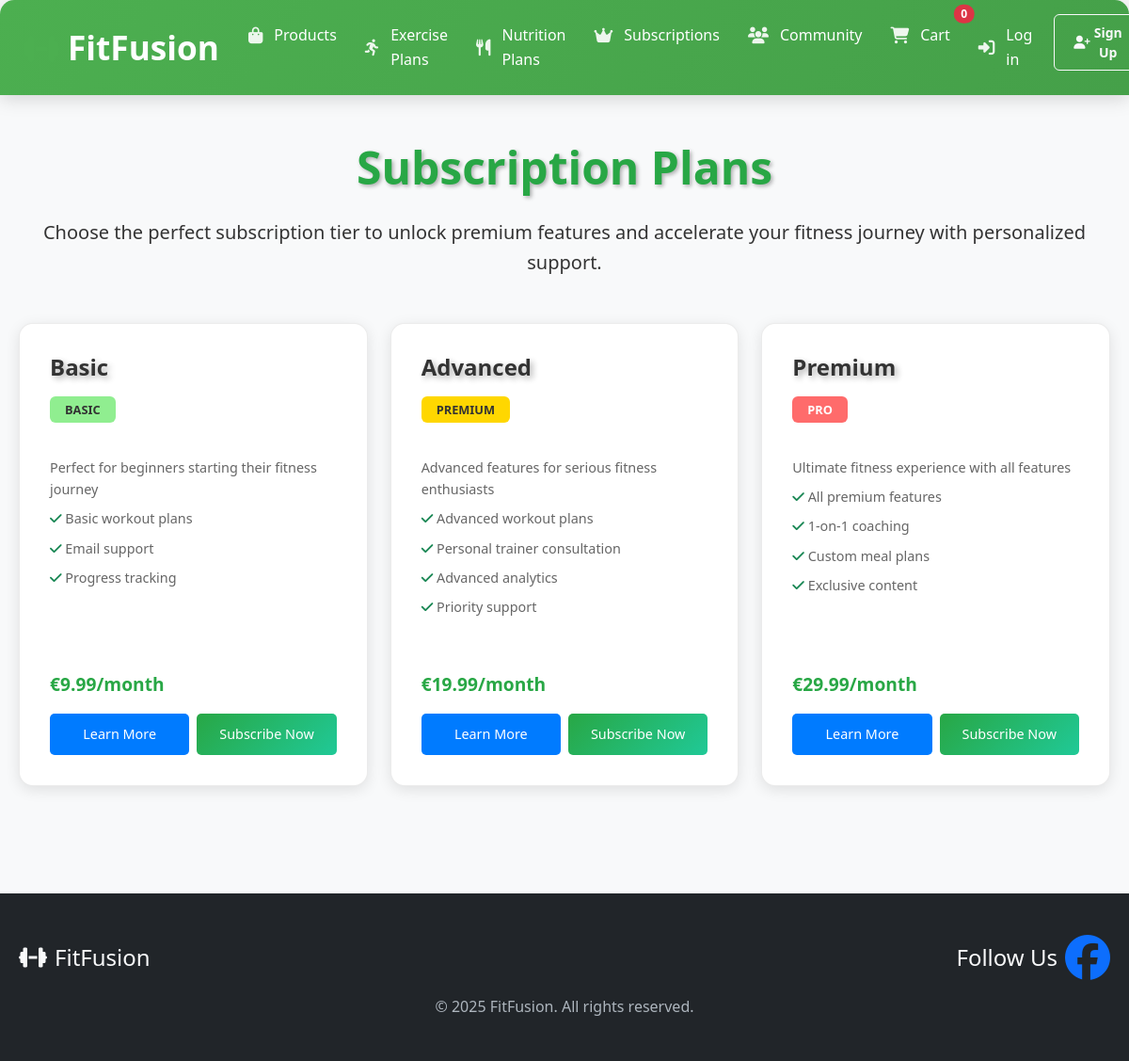
The page /subscriptions/ on the database its author committed.
### subscriptions/models.py (models this page shows, shortened)
class SubscriptionPlan(models.Model):
    name = models.CharField(max_length=100)
    plan_type = models.CharField(
        max_length=10,
        choices=[
            ('BASIC', 'Basic'),
            ('PREMIUM', 'Premium'),
            ('PRO', 'Professional')
        ]
    )
    description = models.TextField()
    price = models.DecimalField(max_digits=10, decimal_places=2)
    duration_months = models.IntegerField(default=1)
    features = models.JSONField(default=list)
    stripe_price_id = models.CharField(max_length=100, blank=True)
    is_active = models.BooleanField(default=True)
    created_at = models.DateTimeField(auto_now_add=True)
    updated_at = models.DateTimeField(auto_now=True)
    class Meta:
        ordering = ['price']

### subscriptions/views.py (the view)
# urls.py: path('', views.SubscriptionPlanListView.as_view(), name='plan_list'),
class SubscriptionPlanListView(ListView):
    model = SubscriptionPlan
    template_name = 'subscriptions/plan_list.html'
    context_object_name = 'plans'
    def get_queryset(self):
        return SubscriptionPlan.objects.filter(is_active=True)
    def get_context_data(self, **kwargs):
        context = super().get_context_data(**kwargs)
        if self.request.user.is_authenticated:
            context['current_subscription'] = UserSubscription.objects.filter(
                user=self.request.user,
                status__in=['ACTIVE', 'TRIAL'],
                end_date__gt=timezone.now()
            ).first()
        context['stripe_public_key'] = settings.STRIPE_PUBLIC_KEY
        return context

### inventory/context_processors.py (called while the page is built)
def cart_count(request):
    cart = request.session.get('cart', {})
    total_items = sum(cart.values())
    return {'cart_count': total_items}

### templates/subscriptions/plan_list.html (shortened to what this page needs)
{% extends 'base.html' %}
{% load static %}
{% block content %}
<div class="container py-5">
    <h1 class="hero-title text-center mb-5">Subscription Plans</h1>
    <p class="lead text-center mb-5">Choose the perfect subscription tier to unlock premium features and accelerate your fitness journey with personalized support.</p>
    <div class="row row-cols-1 row-cols-md-3 g-4">
        {% for plan in plans %}
        <div class="col">
            <div class="plan-card">
                <h2>{{ plan.name }}</h2>
                <div class="plan-badges">
                    <span class="badge difficulty-badge difficulty-{{ plan.plan_type|lower }}">{{ plan.plan_type }}</span>
                </div>
                <p class="description">{{ plan.description }}</p>
                <div class="features">
                    {% for feature in plan.features %}
                    <p class="feature"><i class="fas fa-check text-success"></i> {{ feature }}</p>
                    {% endfor %}
                </div>
                <p class="price">€{{ plan.price }}/month</p>
                <div class="plan-buttons">
                    <a href="{% url 'subscriptions:plan_detail' plan.id %}" class="view-plan-btn">Learn More</a>
                    <form method="POST" action="{% url 'subscriptions:create' plan.id %}" style="display: inline; flex: 1;">
                        <button type="submit" class="subscribe-btn">
                            Subscribe Now
                        </button>
                    </form>
                </div>
            </div>
        </div>
        {% endfor %}
    </div>
</div>
{% endblock %}

### static/inventory/styles.css (style rules this page uses)
:root { --primary-color: #4CAF50; --secondary-color: #2196F3; --danger-color: #ff4444; --text-color: #333; --light-gray: #f8f8f8; --border-color: #ddd; --shadow: 0 2px 4px rgba(0,0,0,0.1); --transition: all 0.3s ease; }
body { font-family: 'Segoe UI', Tahoma, Geneva, Verdana, sans-serif; line-height: 1.6; color: var(--text-color); background-color: #f8f9fa; margin: 0; padding: 0; }
.container { max-width: 1200px; margin: 0 auto; padding: 20px; }
.hero-title { font-size: 3.5rem; font-weight: 900; margin-bottom: 1.5rem; text-shadow: 2px 2px 4px rgba(0,0,0,0.3); }
.plan-card { background: white; border-radius: 10px; padding: 25px; box-shadow: 0 4px 12px rgba(0,0,0,0.15); transition: var(--transition); position: relative; overflow: hidden; border: 1px solid rgba(0,0,0,0.08); }
.plan-card::before { content: ''; position: absolute; top: 0; left: 0; width: 100%; height: 4px; background: var(--primary-color); transform: scaleX(0); transition: var(--transition); }
.plan-card h2 { margin: 0 0 15px 0; color: var(--text-color); font-size: 1.5em; }
.view-plan-btn { display: inline-block; padding: 10px 20px; background: var(--secondary-color); color: white; text-decoration: none; border-radius: 25px; margin-top: 15px; transition: var(--transition); }
.price { color: #666; font-weight: 500; }
.description { margin: 20px 0; white-space: pre-line; }

### templates/subscriptions/plan_list.html (style rules this page uses)
.hero-title { font-size: 3rem !important; font-weight: 900 !important; margin-bottom: 1.5rem !important; color: #28a745 !important; text-shadow: 2px 2px 4px rgba(0,0,0,0.3) !important; }
.plan-card { background: white; border-radius: 15px; padding: 2rem; margin-bottom: 2rem; box-shadow: 0 4px 15px rgba(0,0,0,0.1); transition: transform 0.3s ease, box-shadow 0.3s ease; height: 100%; display: flex; flex-direction: column; }
.plan-card h2 { color: #333; margin-bottom: 1rem; font-weight: 600; font-size: 1.5rem; text-shadow: 3px 3px 6px rgba(0,0,0,0.3); }
.plan-badges { margin-bottom: 1rem; }
.difficulty-badge { color: white; font-size: 0.8rem; padding: 0.5rem 1rem; margin-right: 0.5rem; }
.difficulty-basic { background-color: #90EE90; color: #333; }
.difficulty-premium { background-color: #FFD700; color: #333; }
.difficulty-pro { background-color: #FF6B6B; color: white; }
.plan-card p { color: #666; margin-bottom: 0.5rem; font-size: 0.9rem; }
.plan-card .price { color: #28a745; font-weight: bold; font-size: 1.2rem; margin-bottom: 1rem; }
.features { flex-grow: 1; margin-bottom: 1rem; }
.plan-buttons { display: flex; gap: 0.5rem; margin-top: auto; flex-direction: row; align-items: stretch; width: 100%; }
.view-plan-btn { background-color: #007bff; color: white; text-decoration: none; padding: 0; border-radius: 5px; font-size: 0.9rem; transition: background-color 0.3s ease; flex: 1; text-align: center; display: flex; align-items: center; justify-content: center; height: 44px; border: none; font-weight: 500; box-sizing: border-box; line-height: 1; min-width: 0; margin: 0; }
.subscribe-btn { background: linear-gradient(135deg, #28a745 0%, #20c997 100%); color: white; border: none; padding: 0; border-radius: 5px; font-size: 0.9rem; cursor: pointer; transition: all 0.3s ease; flex: 1; display: flex; align-items: center; justify-content: center; height: 44px; font-weight: 500; box-sizing: border-box; line-height: 1; margin: 0; text-decoration: none; min-width: 0; width: 100%; }
.plan-buttons form { flex: 1; display: flex; }

### rows shown on the page
SubscriptionPlan: name "Basic", plan_type "BASIC", description "Perfect for beginners starting their fitness journey", features "Basic workout plans" "Email support" "Progress tracking", price "9.99"
SubscriptionPlan: name "Advanced", plan_type "PREMIUM", description "Advanced features for serious fitness enthusiasts", features "Advanced workout plans" "Personal trainer consultation" "Advanced analytics" "Priority support", price "19.99"
SubscriptionPlan: name "Premium", plan_type "PRO", description "Ultimate fitness experience with all features", features "All premium features" "1-on-1 coaching" "Custom meal plans" "Exclusive content", price "29.99"

### other values the page prints
{{ cart_count|default:0 }} "0"
